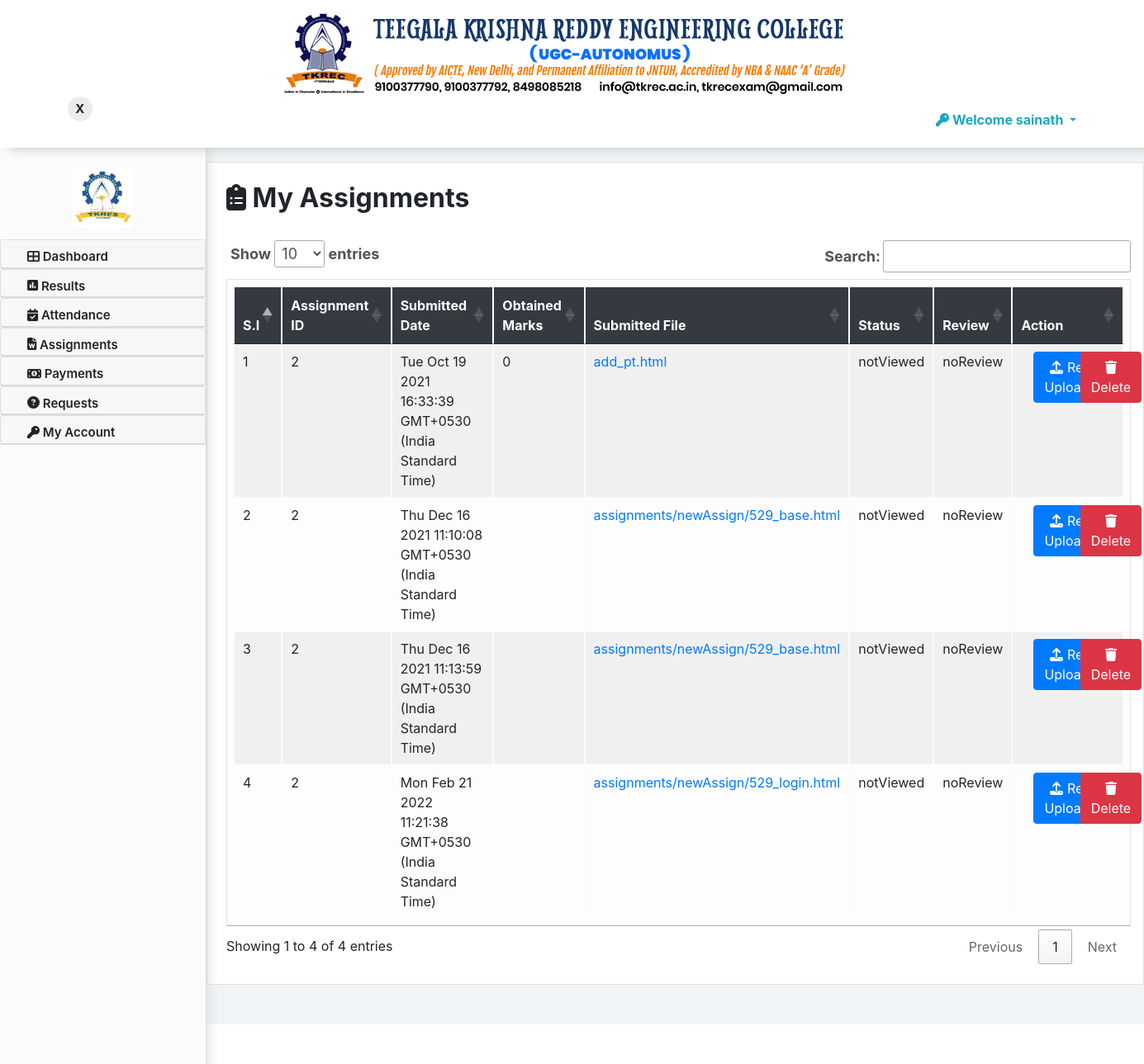
The page /portal/stdnt_view_assignments (signed in) on the database its author committed.
### portal/models.py (models this page shows)
class Students_Model(models.Model):
    stdnt_id = models.BigAutoField(primary_key=True)
    stdnt_Name = models.CharField(max_length=50)
    stdnt_Roll = models.CharField(max_length=50)
    stdnt_Branch = models.CharField(max_length=50)
    stdnt_DOB = models.CharField(max_length=50)
    stdnt_Gender = models.BooleanField(default=False)
    stdnt_Email = models.EmailField(max_length=254)
    stdnt_Mobile = models.CharField(max_length=10)
    stdnt_UserName = models.CharField(max_length=50)
    stdnt_PWD = models.CharField(max_length=250)
    stdnt_Total_Fees = models.CharField(max_length=50)
    stdnt_is_Active = models.BooleanField(default=False)
    class Meta:
        db_table = "students_tbl"

class Assignemnt_Submissions(models.Model):
    assignment_submittion_id = models.AutoField(primary_key=True)
    assignment_Model_ID = models.CharField(max_length=50)
    assignment_submited_Roll = models.CharField(max_length=50)
    assignment_submited_Marks = models.CharField(max_length=50)
    assignment_submitted_File = models.CharField(max_length=150)
    assignment_submittion_date = models.CharField(max_length=60)
    assignment_submittion_status = models.CharField(max_length=2)
    assignment_submittion_review = models.CharField(max_length=250)
    class Meta:
        db_table = "assignment_submittions"

### portal/students.py (the view)
# urls.py: path('stdnt_view_assignments', students.stdnt_view_assignments, name="Student View Assignt"),
def stdnt_view_assignments(request):
    if 'stdnt_usr' in request.session:
        try:
            getDetails = Students_Model.objects.filter(
                stdnt_UserName=request.session['stdnt_usr'])
            print(getDetails)
            AssignmentListData = Assignemnt_Submissions.objects.filter(
                assignment_submited_Roll=getDetails[0].stdnt_Roll)
            context = {
                'userName': getDetails[0].stdnt_UserName,
                'AssignmentListData': AssignmentListData,
            }
            return render(request, 'student/stdnt_view_assignments.html', context)
        except Students_Model.DoesNotExist:
            return HttpResponseRedirect('login')
    else:
        return HttpResponseRedirect('login')

### templates/student/stdnt_view_assignments.html (shortened to what this page needs)
{% extends 'student_nav.html' %}
{% block body %}
<body>
  <div id="main">
    <div class="container py-5 my-5">
      <div class="card col-md-12 border-1">
        <br>
        <h2 class="pl-2"><b><span class="fa fa-clipboard-list"> </span> My Assignments</b></h2>
        <div class="conainer bg-white table-responsive-sm ml-2">
          <br>
          <table class="table col-md-12 table-striped table-light table-hover table-sm  p-2 table-bordered"
            id="list_assignments">
            <thead class="table-dark">
              <th>S.I</th>
              <th>Assignment ID</th>
              <th>Submitted Date</th>
              <th>Obtained Marks</th>
              <th>Submitted File</th>
              <th>Status</th>
              <th>Review</th>
              <th>Action</th>
            </thead>
            <tbody>
              {% for data in AssignmentListData %}
              <tr>
                <td id="{{data.assignment_submittion_id}}_assignment_id">{{ forloop.counter }}</td>
                <td id="{{data.assignment_submittion_id}}_assignment_Model_ID">{{data.assignment_Model_ID}} </td>
                <td id="{{data.assignment_submittion_id}}_assignment_submittion_date">
                  {{data.assignment_submittion_date}}</td>
                <td id="{{data.assignment_submittion_id}}_assignment_submited_Marks">{{data.assignment_submited_Marks}}
                </td>
                <td id="{{data.assignment_submittion_id}}_assignment_submitted_File"><a
                    href="../{{data.assignment_submitted_File}}" download>{{data.assignment_submitted_File}}</a>
                </td>
                <td id="{{data.assignment_submittion_id}}_assignment_status">
                  {{data.assignment_submittion_status}}
                </td>
                <td id="{{data.assignment_submittion_id}}_assignment_submittion_review">
                  {{data.assignment_submittion_review}}
                </td>
                <td align="center">
                  <div class="col-md-12 col-sm-12 m-0 p-0 row">
                    <div class="col-md-6">
                      <a href="stdnt_re_upload_assignment?id={{data.assignment_submittion_id}}">
                        <button type="button" class="btn btn-primary">
                          <span class="fa fa-upload"> </span> Re Upload
                        </button>
                      </a>
                    </div>
                    <div class="col col-md-6">
                      <button type="button" class="btn btn-danger" data-toggle="modal" data-target="#exampleModalCenter"
                        value="{{data.assignment_submittion_id}}" onclick="assignModalValue(this.value);" ">
<span class=" fa fa-trash"> </span> Delete</button>
                    </div>
                  </div </td>
              </tr>
              {% endfor %}
            </tbody>
          </table>
          <br>
        </div>
      </div>
    </div>
</body>
{% endblock %}

### templates/student_nav.html (shortened to what this page needs)
<!DOCTYPE html>
<html lang="en">
<head>
  <link rel="stylesheet" href="https://stackpath.bootstrapcdn.com/bootstrap/4.4.1/css/bootstrap.min.css"
 />
  <link rel="stylesheet" href="https://cdnjs.cloudflare.com/ajax/libs/font-awesome/6.1.1/css/all.min.css" />
  <link rel="stylesheet" href="/static/styles/custom.css" />
  <link rel="stylesheet" href="https://cdn.datatables.net/1.11.3/css/jquery.dataTables.min.css" />
  <link href="/static/styles/dashboardstyles.css" rel="stylesheet">
  <link rel="stylesheet" href="https://cdnjs.cloudflare.com/ajax/libs/animate.css/4.1.1/animate.min.css" />
  <link rel="stylesheet" href="https://cdn.datatables.net/buttons/1.7.1/css/buttons.dataTables.min.css">
  <link rel="stylesheet" href="https://cdn.datatables.net/1.10.25/css/jquery.dataTables.min.css">
  <div id="mySidenav" class="sidenav">
    <div class="container  align-content-center">
      <div class="row">
        <img src="/static/images/logo.jpg" alt="profilepic" width="100px" class="pf" />
      </div>
    </div>
    <div id="accordion">
      <div class="card">
        <div class="card-header">
          <a href="stdnt_dash">
            <span class="fa fa-th-large"></span> Dashboard
          </a>
        </div>
      </div>
      <div class="card">
        <div class="card-header">
          <a href="stdnt_attendance">
            <span class="fa fa-square-poll-vertical"></span> Results
          </a>
        </div>
      </div>
      <div class="card">
        <div class="card-header">
          <a href="stdnt_attendance">
            <span class="fa fa-calendar-check"></span> Attendance
          </a>
        </div>
      </div>
      <div class="card">
        <div class="card-header">
          <a class="collapsed card-link" data-toggle="collapse" href="#collapseThree">
            <span class="fa fa-file-word"></span> Assignments
          </a>
        </div>
      </div>
      <div class="card">
        <div class="card-header">
          <a class="collapsed card-link" data-toggle="collapse" href="#payments">
            <span class="fa fa-money-bill-1"></span> Payments
          </a>
        </div>
      </div>
      <div class="card">
        <div class="card-header">
          <a class="collapsed card-link" data-toggle="collapse" href="#qry">
            <span class="fa fa-question-circle"></span> Requests
          </a>
        </div>
      </div>
      <div class="card">
        <div class="card-header">
          <a class="collapsed card-link" data-toggle="collapse" href="#collapsefive">
            <span class="fa fa-key "></span> My Account
          </a>
        </div>
      </div>
    </div>
  </div>
  <div class="p-0 m-0 dashboard-top-menu fixed-top">
    <div class="container ">
      <center>
        <img src="/static/images/banner.png" class="banner" />
      </center>
      <div class="row">
        <div class="col-sm-6 col-md-6">
          <div class="btntoggle" id="cbtn" onclick="closeNav()">X</div>
        </div>
        <div class="col-sm-6 col-md-6 ">
          <ul class="navbar-nav float-right">
            <li class="nav-item dropdown">
              <a class="nav-link dropdown-toggle pt-3" href="%" id="navbarinsha" data-toggle="dropdown"
                aria-haspopup="true" aria-expanded="false"><span class="fa fa-key "></span> Welcome {{userName}} </a>
            </li>
          </ul>
        </div>
      </div>
    </div>
  </div>
  {% block body %}
  {% endblock %}

### static/styles/custom.css (style rules this page uses)
.banner { height : 80%; }
.container { padding-right: 0px !important; padding-left: 0px !important; }
.dropdown { position: relative; display: inline-block; }

### static/styles/dashboardstyles.css (style rules this page uses)
.dashboard-top-menu { background: white; box-shadow: 12px 2px 12px #CCC; padding: 1% !important; z-index: 99; }
.dashboard-top-menu .container { width: 90% !important; max-width: 90% }
.nav-link { color: #1ea6c2; font-weight: bold !important; }
#main { transition: margin-left .5s; padding: 0px; }
.btntoggle { width: 30px; height: 30px; line-height: 30px; border-radius: 50%; background: #ececec; display: inline-block; text-align: center; font-weight: bold; cursor: pointer; }
.sidenav { height: 100%; width: 0; position: fixed; z-index: 1; top: 130px; left: 0; background-color: #fbfbfb; box-shadow: 3px -2px 12px #cccccc96; overflow-x: hidden; transition: 0.5s; border-right: 1px solid #dae0e5; padding-top: 60px; }
.sidenav a { padding: 8px 0px 0px 32px; text-decoration: none; font-size: 25px; color: #818181; display: block; transition: 0.3s; }
#cbtn { display: none; font-size: 15px; }
.card-header { padding: 1px 0px !important }
.sidenav a { font-size: 15px !important; color: #232323 !important; display: block; transition: 0.5s; font-weight: 600; }
.pf { margin: auto; padding: 5% }
#main { padding-top: 100px; background: #f1f4f6; }
#main .container { max-width: 100% }

### rows shown on the page
Students_Model: stdnt_UserName "sainath"
Assignemnt_Submissions: assignment_Model_ID "2", assignment_submittion_date "Tue Oct 19 2021 16:33:39 GMT+0530 (India Standard Time)", assignment_submited_Marks "0", assignment_submitted_File "add_pt.html", assignment_submittion_status "notViewed", assignment_submittion_review "noReview", {{ data.assignment_submittion_id }} 6 (drawn)
Assignemnt_Submissions: assignment_Model_ID "2", assignment_submittion_date "Thu Dec 16 2021 11:10:08 GMT+0530 (India Standard Time)", assignment_submitted_File "assignments/newAssign/529_base.html", assignment_submittion_status "notViewed", assignment_submittion_review "noReview", {{ data.assignment_submittion_id }} 8 (drawn)
Assignemnt_Submissions: assignment_Model_ID "2", assignment_submittion_date "Thu Dec 16 2021 11:13:59 GMT+0530 (India Standard Time)", assignment_submitted_File "assignments/newAssign/529_base.html", assignment_submittion_status "notViewed", assignment_submittion_review "noReview", {{ data.assignment_submittion_id }} 9 (drawn)
Assignemnt_Submissions: assignment_Model_ID "2", assignment_submittion_date "Mon Feb 21 2022 11:21:38 GMT+0530 (India Standard Time)", assignment_submitted_File "assignments/newAssign/529_login.html", assignment_submittion_status "notViewed", assignment_submittion_review "noReview", {{ data.assignment_submittion_id }} 12 (drawn)
